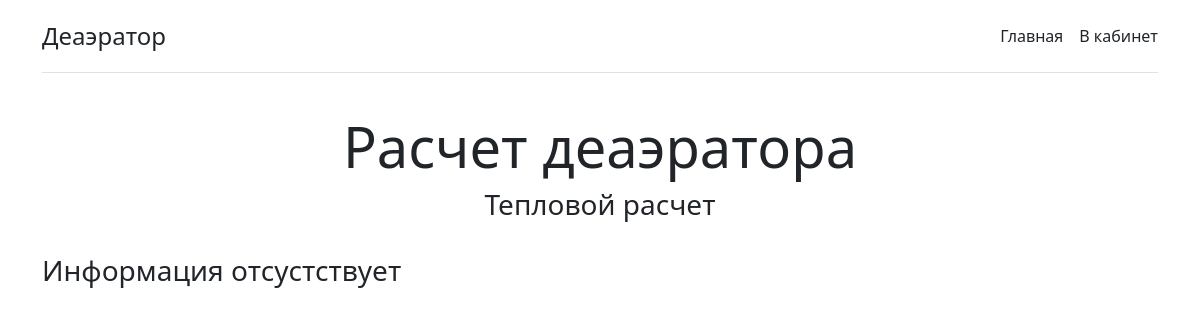
The app's page /, older data.
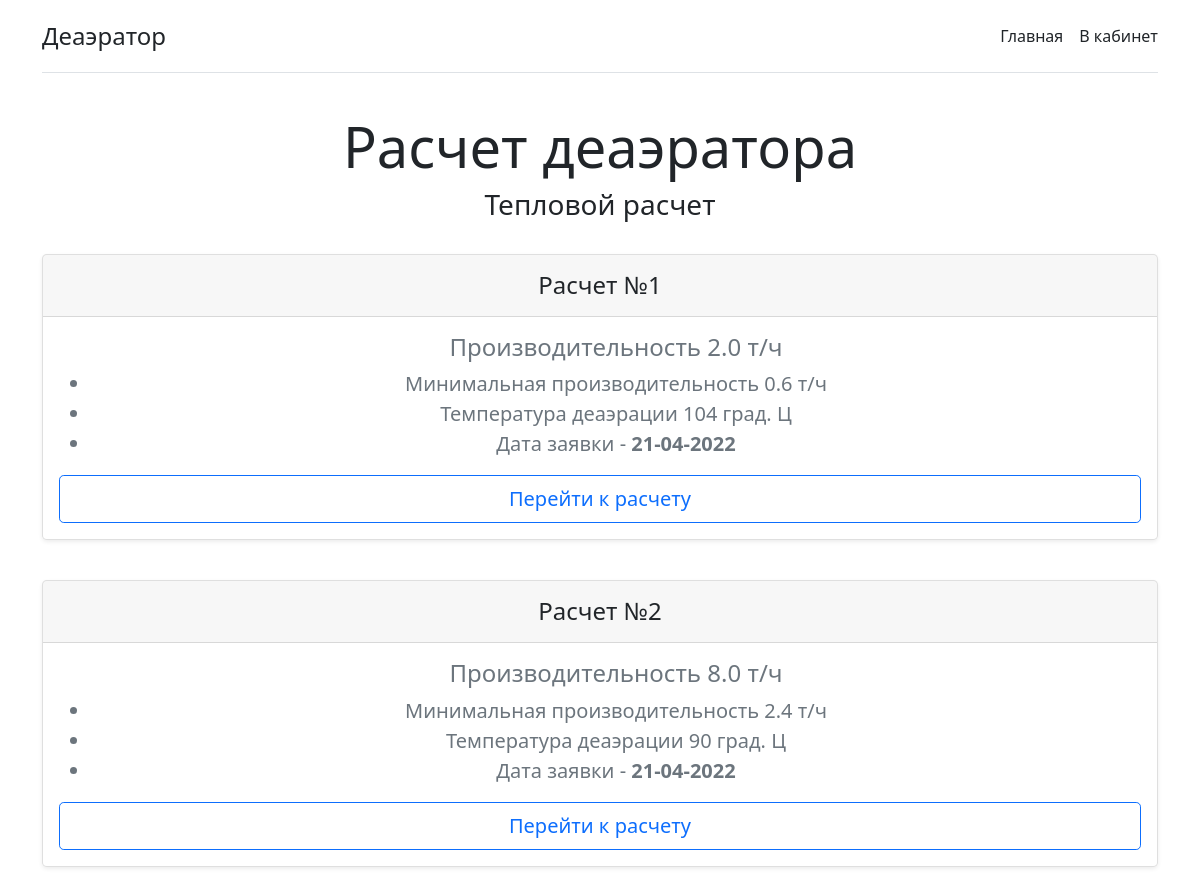
The same page, newer data.
### initial_data/models.py (models this page shows, shortened)
class InitialData(models.Model):
    productivity_max = models.DecimalField(
        verbose_name='Необходимая номинальная производительность',
        default=2.0,
        max_digits=5,
        decimal_places=1
    )
    productivity_min = models.DecimalField(
        verbose_name='Минимальная производительность',
        default=0.6,
        max_digits=5,
        decimal_places=1
    )
    water_temperature = models.PositiveIntegerField(
        verbose_name='Температура деаэрации',
        default=70
    )
    steam_pressure = models.DecimalField(
        verbose_name='Давление пара на деаэрацию в МПа',
        default=0.4,
        max_digits=4,
        decimal_places=2
    )
    time_water_reserve = models.DecimalField(
        verbose_name='Время запаса воды на период остановки подпитки, ч',
        default=1,
        max_digits=3,
        decimal_places=1
    )
    second_steam_flow = models.DecimalField(
        verbose_name='Расход пара вторничного вскипания на деаэратор, т/ч',
        default=0,
        max_digits=5,
        decimal_places=1
    )
    second_steam_pressure = models.DecimalField(
        verbose_name='Давление пара вторничного вскипания, МПа',
        default=0,
        max_digits=4,
        decimal_places=2
    )
    condensate_flow = models.DecimalField(
        verbose_name='Расход конденсата на деаэратор, т/ч',
        default=0,
        max_digits=5,
        decimal_places=1
    )
    condensate_temp = models.DecimalField(
        verbose_name='Температура конденсата, град. Цельсия',
        default=0,
        max_digits=5,
        decimal_places=1
    )
    date = models.DateField(verbose_name='Дата заполнения', auto_now=True)
    notes = models.CharField(
        max_length=255,
        verbose_name='Примечания',
        blank=True,
        null=True
    )
    class Meta:
        ordering = ('date', 'id',)
        verbose_name = 'Исходные данные к проекту'
        verbose_name_plural = 'Исходные данные к проекту'

### initial_data/views.py (the view)
# urls.py: path('', views.index, name='home')
def index(request):
    all_objects = InitialData.objects.order_by('date')
    return render(request, 'initial_data/index.html', {
        'title': 'Тепловой расчет деаэратора',
        'all_objects': all_objects
    })

### initial_data/templates/initial_data/index.html (shortened to what this page needs)
{% extends 'initial_data/base.html' %}
{% block content %}
    <div class="container py-3">
        <header>
            <div class="d-flex flex-column flex-md-row align-items-center pb-3 mb-4 border-bottom">
                <a href="/" class="d-flex align-items-center text-dark text-decoration-none">
                    <span class="fs-4">Деаэратор</span>
                </a>
            <nav class="d-inline-flex mt-2 mt-md-0 ms-md-auto">
                <a class="me-3 py-2 text-dark text-decoration-none" href="{% url 'home' %}">Главная</a>
                <a class="py-2 text-dark text-decoration-none" href="#">В кабинет</a>
            </nav>
            </div>
            <div class="pricing-header p-3 pb-md-4 mx-auto text-center">
                <h1 class="display-4 fw-normal">Расчет деаэратора</h1>
                <h3 class="display-8 fw-normal">Тепловой расчет</h3>
            </div>
            {% if all_objects %}
                {% for el in all_objects %}
                <div class="row row-cols-1 mb-3 text-center">
                    <div class="col">
                        <div class="card mb-4 rounded-3 shadow-sm">
                            <div class="card-header py-3">
                                <h4 class="my-0 fw-normal">Расчет №{{ el.id }}</h4>
                            </div>
                            <div class="card-body">
                                <ul class="fs-5 text-muted"><h4>Производительность {{ el.productivity_max }} т/ч</h4>
                                    <li>Минимальная производительность {{ el.productivity_min }} т/ч</li>
                                    <li>Температура деаэрации {{ el.water_temperature }} град. Ц</li>
                                    <li>Дата заявки - <b>{{ el.date|date:"d-m-Y" }}</b></li>
                                </ul>
                                <button type="button" class="w-100 btn btn-lg btn-outline-primary">Перейти к расчету</button>
                            </div>
                        </div>
                    </div>
                </div>
                {% endfor %}
            {% else %}<h3>Информация отсустствует</h3>{% endif %}
        </header>
    </div>
{% endblock %}

### initial_data/templates/initial_data/base.html (shortened to what this page needs)
<!doctype html>
<html lang="en">
<head>
    <link rel="stylesheet" href="https://cdn.jsdelivr.net/npm/bootstrap@5.1.3/dist/css/bootstrap.min.css">
</head>
<body>
    {% block content %}{% endblock %}
</body>
</html>

Row changes from the older to the newer data that the page shows:
added InitialData: id "1", productivity_max "2.0", productivity_min "0.6", water_temperature "104", date "21-04-2022"
added InitialData: id "2", productivity_max "8.0", productivity_min "2.4", water_temperature "90", date "21-04-2022"
Text that changed along with them:
text no longer shown: "Информация отсустствует"
